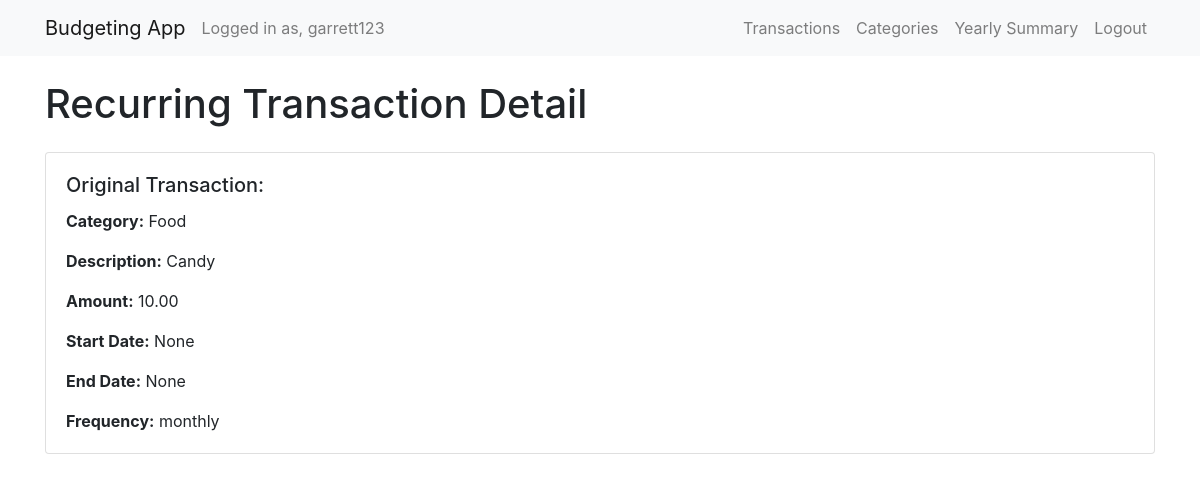
Before: /recurring_transaction_detail/52/ (signed in) with the older database file.
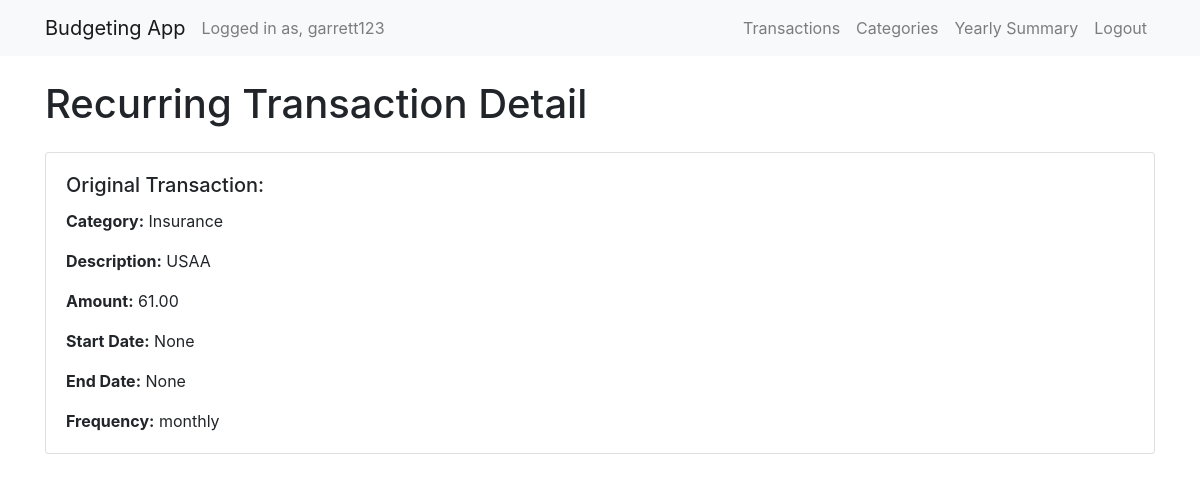
After: the same page with the newer database file.
### budget/models.py (models this page shows, shortened)
class Transaction(models.Model):
    user = models.ForeignKey(User, on_delete=models.CASCADE)
    amount = models.DecimalField(max_digits=10, decimal_places=2)
    description = models.CharField(max_length=255)
    category = models.ForeignKey(Category, on_delete=models.CASCADE)
    is_income = models.BooleanField(default=False)
    transaction_date = models.DateField()
    recurring = models.BooleanField(default=False)
    frequency = models.CharField(max_length=10, null=True, blank=True)  # e.g., 'monthly', 'weekly',
    start_date = models.DateField(null=True, blank=True)
    end_date = models.DateField(null=True, blank=True)
    original_transaction = models.ForeignKey('self', on_delete=models.CASCADE, null=True, blank=True)

class Category(models.Model):
    user = models.ForeignKey(User, on_delete=models.CASCADE)
    name = models.CharField(max_length=255)

### budget/views.py (the view)
# urls.py: path('recurring_transaction_detail/<int:pk>/', views.recurring_transaction_detail, name='recurring_transaction_detail'),
@login_required
def recurring_transaction_detail(request, pk):
    transactions = Transaction.objects.filter(user=request.user, original_transaction_id=pk)
    original_transaction = Transaction.objects.get(id=pk)
    context = {
        'transactions': transactions,
        'original_transaction': original_transaction
    }
    return render(request, 'recurring_transaction_detail.html', context)

### budget/context_processors.py (called while the page is built)
def default_year_month(request):
    current_date = datetime.now()
    default_year = current_date.year
    default_month = current_date.month
    return {
        'default_year': default_year,
        'default_month': default_month,
    }

### budget/templates/recurring_transaction_detail.html (shortened to what this page needs)
{% extends 'layout.html' %}
{% block content %}
<div class="container">
    <h1 class="my-4">Recurring Transaction Detail</h1>
    <div class="card mb-4">
        <div class="card-body">
            <h5 class="card-title">Original Transaction:</h5>
            <p class="card-text"><strong>Category:</strong> {{ original_transaction.category.name }}</p>
            <p class="card-text"><strong>Description:</strong> {{ original_transaction.description }}</p>
            <p class="card-text"><strong>Amount:</strong> {{ original_transaction.amount }}</p>
            <p class="card-text"><strong>Start Date:</strong> {{ original_transaction.start_date }}</p>
            <p class="card-text"><strong>End Date:</strong> {{ original_transaction.end_date }}</p>
            <p class="card-text"><strong>Frequency:</strong> {{ original_transaction.frequency }}</p>
        </div>
    </div>
</div>
{% endblock %}

Changed rows visible on the page:
changed Transaction "None": category.name "Food" → "Insurance"; description "Candy" → "USAA"; amount "10.00" → "61.00"
